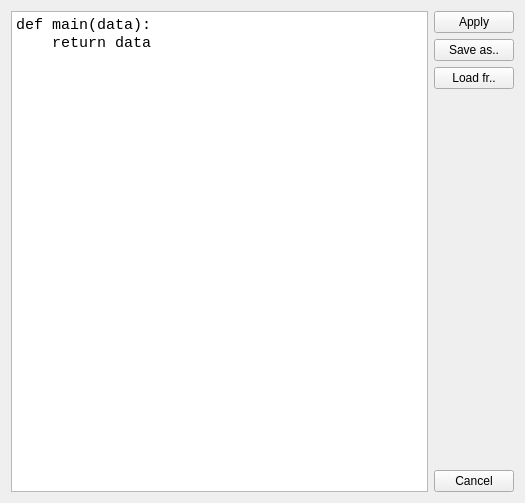
<?xml version="1.0" encoding="UTF-8"?>
<ui version="4.0">
 <class>Form</class>
 <widget class="QWidget" name="Form">
  <property name="geometry">
   <rect>
    <x>0</x>
    <y>0</y>
    <width>525</width>
    <height>503</height>
   </rect>
  </property>
  <property name="windowTitle">
   <string>Command Box</string>
  </property>
  <property name="windowIcon">
   <iconset>
    <normaloff>../icons/execute.png</normaloff>../icons/execute.png</iconset>
  </property>
  <layout class="QGridLayout" name="gridLayout">
   <item row="0" column="0" rowspan="5">
    <widget class="QTextEdit" name="textEdit">
     <property name="sizePolicy">
      <sizepolicy hsizetype="Preferred" vsizetype="Preferred">
       <horstretch>0</horstretch>
       <verstretch>0</verstretch>
      </sizepolicy>
     </property>
     <property name="font">
      <font>
       <family>Courier New</family>
       <pointsize>11</pointsize>
       <bold>false</bold>
      </font>
     </property>
     <property name="tabChangesFocus">
      <bool>false</bool>
     </property>
     <property name="html">
      <string>&lt;!DOCTYPE HTML PUBLIC &quot;-//W3C//DTD HTML 4.0//EN&quot; &quot;http://www.w3.org/TR/REC-html40/strict.dtd&quot;&gt;
&lt;html&gt;&lt;head&gt;&lt;meta name=&quot;qrichtext&quot; content=&quot;1&quot; /&gt;&lt;meta charset=&quot;utf-8&quot; /&gt;&lt;style type=&quot;text/css&quot;&gt;
p, li { white-space: pre-wrap; }
hr { height: 1px; border-width: 0; }
li.unchecked::marker { content: &quot;\2610&quot;; }
li.checked::marker { content: &quot;\2612&quot;; }
&lt;/style&gt;&lt;/head&gt;&lt;body style=&quot; font-family:'Courier New'; font-size:11pt; font-weight:400; font-style:normal;&quot;&gt;
&lt;p style=&quot; margin-top:0px; margin-bottom:0px; margin-left:0px; margin-right:0px; -qt-block-indent:0; text-indent:0px;&quot;&gt;def main(data):&lt;/p&gt;
&lt;p style=&quot; margin-top:0px; margin-bottom:0px; margin-left:0px; margin-right:0px; -qt-block-indent:0; text-indent:0px;&quot;&gt;    return data&lt;/p&gt;&lt;/body&gt;&lt;/html&gt;</string>
     </property>
    </widget>
   </item>
   <item row="3" column="1">
    <spacer name="verticalSpacer">
     <property name="orientation">
      <enum>Qt::Vertical</enum>
     </property>
     <property name="sizeHint" stdset="0">
      <size>
       <width>20</width>
       <height>40</height>
      </size>
     </property>
    </spacer>
   </item>
   <item row="1" column="1">
    <widget class="QPushButton" name="saveButton">
     <property name="sizePolicy">
      <sizepolicy hsizetype="Fixed" vsizetype="Fixed">
       <horstretch>0</horstretch>
       <verstretch>0</verstretch>
      </sizepolicy>
     </property>
     <property name="text">
      <string>Save as..</string>
     </property>
    </widget>
   </item>
   <item row="0" column="1">
    <widget class="QPushButton" name="applyButton">
     <property name="sizePolicy">
      <sizepolicy hsizetype="Fixed" vsizetype="Fixed">
       <horstretch>0</horstretch>
       <verstretch>0</verstretch>
      </sizepolicy>
     </property>
     <property name="text">
      <string>Apply</string>
     </property>
    </widget>
   </item>
   <item row="4" column="1">
    <widget class="QPushButton" name="exitButton">
     <property name="sizePolicy">
      <sizepolicy hsizetype="Fixed" vsizetype="Fixed">
       <horstretch>0</horstretch>
       <verstretch>0</verstretch>
      </sizepolicy>
     </property>
     <property name="text">
      <string>Cancel</string>
     </property>
    </widget>
   </item>
   <item row="2" column="1">
    <widget class="QPushButton" name="loadButton">
     <property name="sizePolicy">
      <sizepolicy hsizetype="Fixed" vsizetype="Fixed">
       <horstretch>0</horstretch>
       <verstretch>0</verstretch>
      </sizepolicy>
     </property>
     <property name="text">
      <string>Load fr..</string>
     </property>
    </widget>
   </item>
  </layout>
 </widget>
 <resources/>
 <connections/>
</ui>
